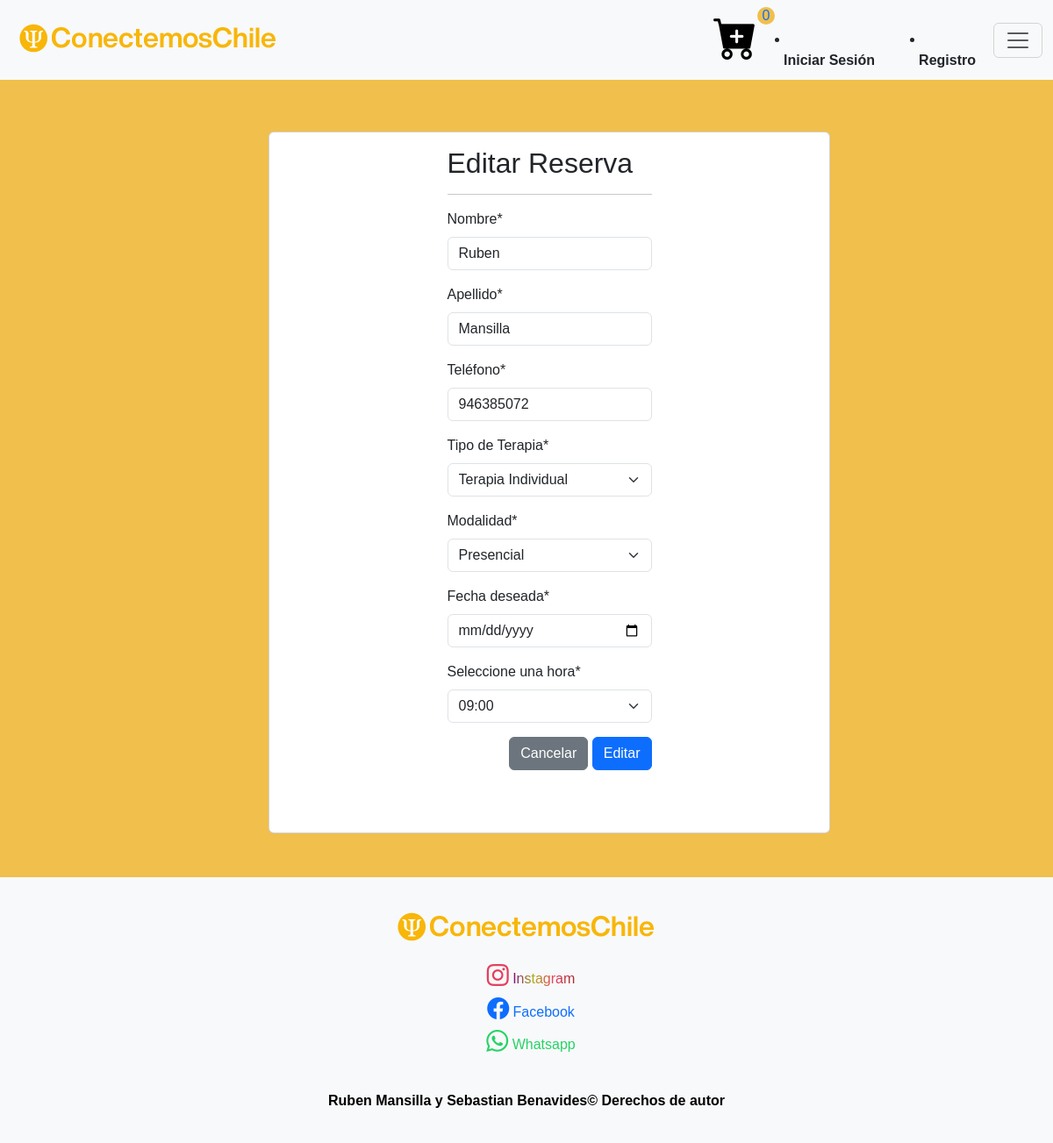
The app's page /modificar-reservas/109/ with its own data.
### core/models.py (models this page shows, shortened)
class ReservaHora(models.Model):
    nombre = models.CharField(max_length=50)
    apellido = models.CharField(max_length=50)
    telefono = models.IntegerField()
    tipo_consulta = models.IntegerField(choices=opciones_consulta)
    tipo_modalidad = models.IntegerField(choices=opciones_modalidad)
    fecha = models.DateField(default=datetime.now)
    hora = models.CharField(max_length=5, default='09:00')

### core/views.py (the view)
# urls.py: path('modificar-reservas/<id>/', modificar_reserva, name="modificar_reserva"),
def modificar_reserva(request, id):
    reservas = get_object_or_404(ReservaHora, id=id)
    if request.method == 'POST':
        formulario = ReservationForm(data=request.POST, instance=reservas)
        if formulario.is_valid():
            formulario.save()
            return redirect('listar_reserva')
    else:
        formulario = ReservationForm(instance=reservas)
    data = {
        'form': ReservationForm(instance=reservas)
    }
    return render(request, 'core/reserva/modificar.html',data)

### core/forms.py
class ReservationForm(forms.ModelForm):
    class Meta:
        model = ReservaHora
        fields = '__all__'
        labels = {
            'nombre': 'Nombre',
            'apellido': 'Apellido',
            'telefono': 'Teléfono',
            'tipo_consulta': 'Tipo de Terapia',
            'tipo_modalidad': 'Modalidad',
            'fecha': 'Fecha deseada',
            'hora': 'Seleccione una hora'
        }
        widgets = {
            'fecha': forms.DateInput(attrs={'type': 'date', 'class': 'form-control', 'max': '2024-12-31'}),
            'hora': forms.Select(choices=[
                ('09:00', '09:00'), ('10:00', '10:00'), ('11:00', '11:00'),
                ('12:00', '12:00'), ('13:00', '13:00'), ('14:00', '14:00'),
                ('15:00', '15:00'), ('16:00', '16:00'), ('17:00', '17:00')
            ], attrs={'class': 'form-control'}),
        }

### core/templates/core/reserva/modificar.html (shortened to what this page needs)
{% extends 'core/base.html' %}
{% load static %}
{% block content %}
{% load crispy_forms_tags %}
<div class="row" style="margin-top: 150px; margin-bottom: 50px;">
    <div class="col-12 col-md-6 offset-md-3">
        <div class="card">
            <div class="card-body">
                <h2>Editar Reserva</h2>
                <hr>
                <form action="" method="post" enctype="multipart/form-data">
                    {{ form | crispy }}
                    <div class="d-flex justify-content-end">
                        <a href="{% url 'listar_reserva' %}" class="btn btn-secondary">Cancelar</a>
                        <input type="submit" value="Editar" class="btn btn-primary">
                    </div>
                </form>
            </div>
        </div>
    </div>
</div>
{% endblock %}

### core/static/core/css/estilo-inicio-login.css (style rules this page uses)
.card { display: flex; justify-content: center; align-items: center; height: 100vh; width: 40rem; margin: auto; }
h5,a { text-decoration: none; display: inline; margin-left: 10px; }

### core/static/core/css/estilo-footer.css (style rules this page uses)
body { display: flex; flex-direction: column; min-height: 100vh; }

### core/static/core/css/estilo-body.css (style rules this page uses)
body { font-family: Arial, sans-serif; margin: 0; padding: 0; background-color: #f0bf4c; position: relative; }

### records on screen
ReservaHora: nombre "Ruben", apellido "Mansilla", telefono "946385072", tipo_consulta "Terapia Individual", tipo_modalidad "Presencial", hora "09:00"
